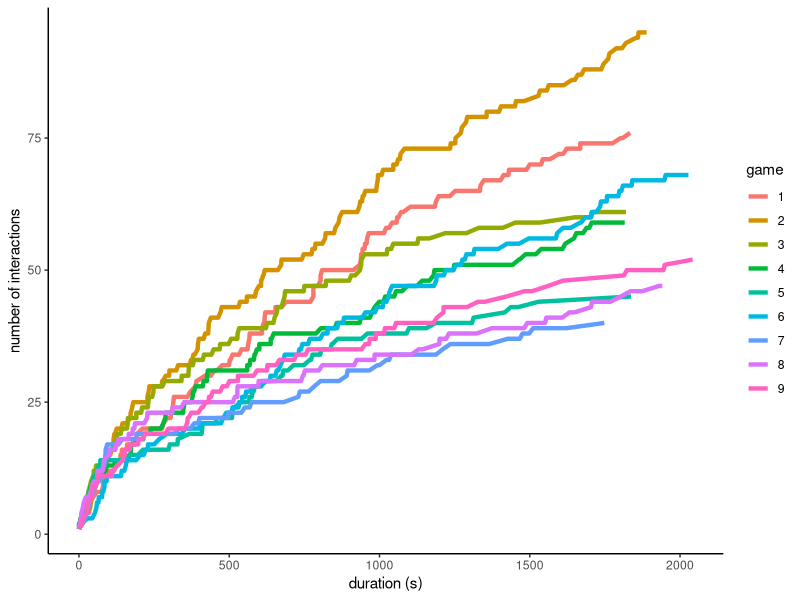
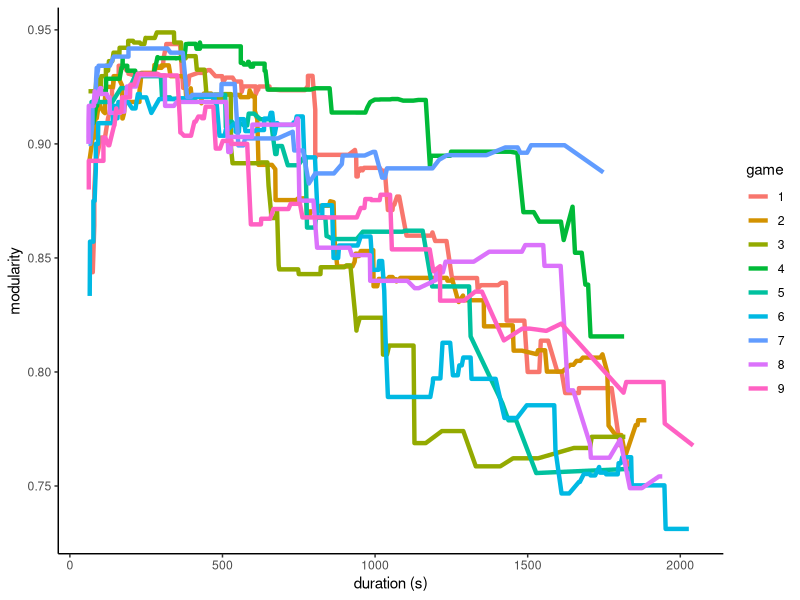
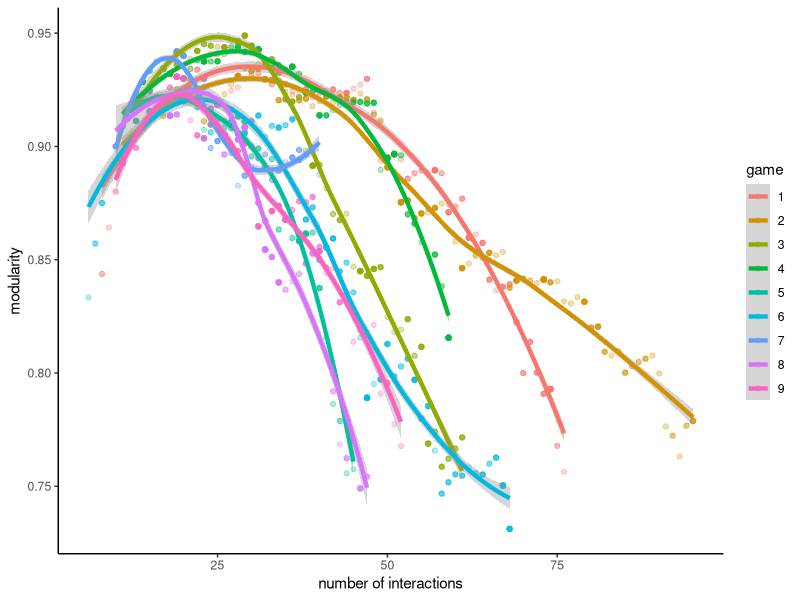
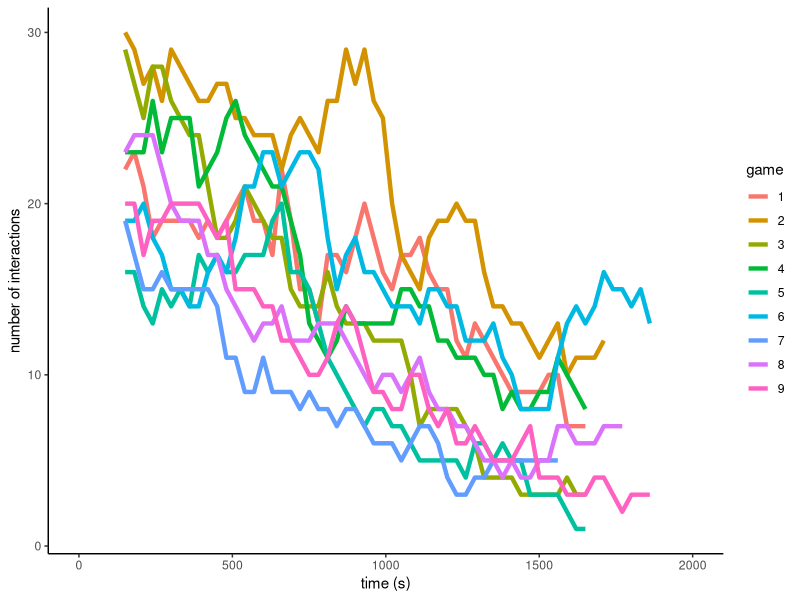
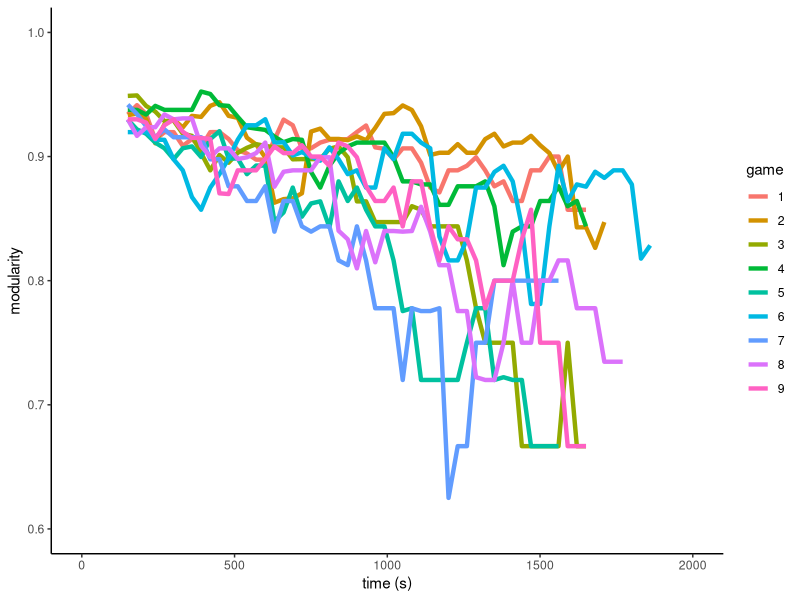
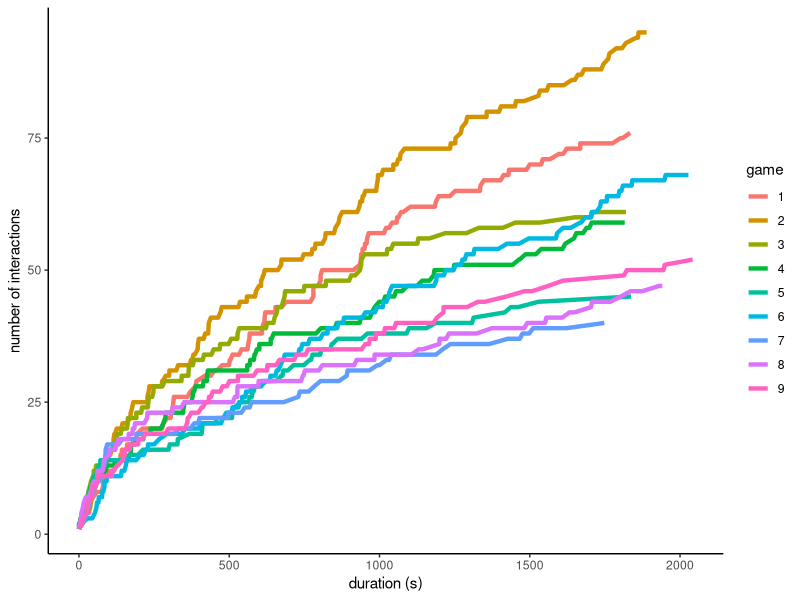
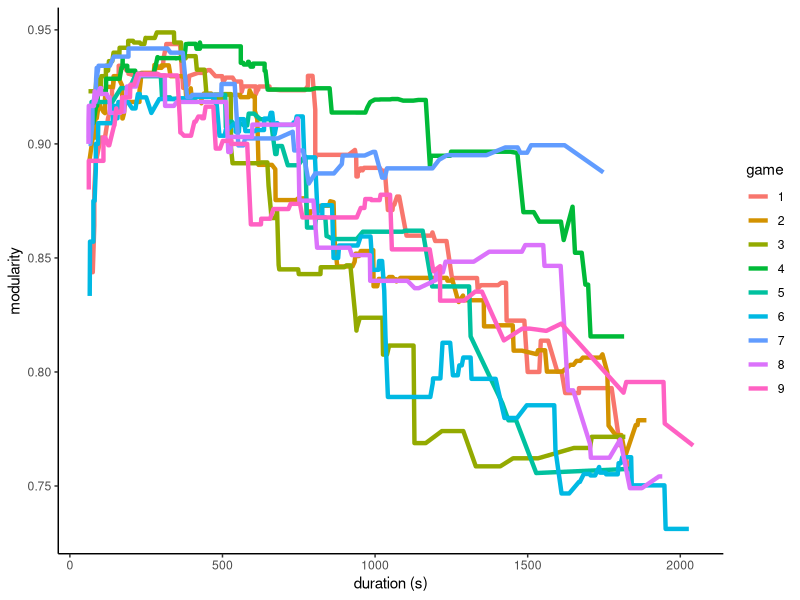
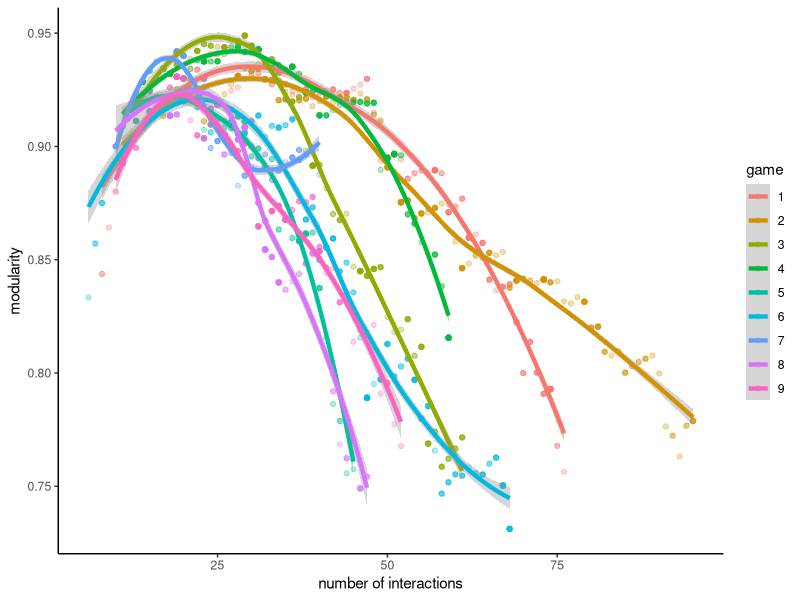

Source code (R) for these figures, in order:
library(dplyr)
library(ggplot2)
library(readr)
library(stringr)
library(tidyr)
library(igraph)
library(tidygraph)
library(ggraph)


##### get networks #####

trophic_data <- read_delim("data/raw/Consumption_event_corrected.csv", delim = ";")
metadata <- read_delim("data/raw/Player_Data_corrected.csv", delim = ";") 

# remove row names
trophic_data <- trophic_data %>% select(-"...1")

# check data
head(trophic_data)


# gameid = 1 

# filter games and get temporal networks
make_networks <- function(gameid, type = "binary") {
  
  # select game and compute duration
  game <- trophic_data %>% 
    filter(!is.na(ressource_id), game_id == gameid)  %>% 
    mutate(duration = time - min(time)) %>%
    arrange(duration) %>% 
    mutate(ti = grepl("[0-9]", ressource_id), # Using regex, sort the type of interactions
           type_interaction = case_when(ti == "TRUE" ~ "foraging", # If resource_id = digit --> foraging activity
                                        ti == "FALSE" ~ "predation")) %>% 
    select(-ti) %>% 
    mutate(score = case_when(ressource_type == "Type A" ~ 5,
                             ressource_type == "Type B" ~ 1))
  
  game_foraging <- game %>% 
    filter(type_interaction == "foraging")
  
  game_predation <- game %>% 
    filter(type_interaction == "predation")
  
  
  # get consumer names
  players_game <- game %>% 
    group_by(player_id) %>% 
    summarize() %>% 
    rename(id = player_id)
  
  # get resource name
  patches_game <- game %>% 
    group_by(ressource_id) %>% 
    summarize() %>% 
    rename(id = ressource_id) %>% 
    mutate(id = tolower(id))
  
  # get individuals name
  id <- unique(rbind(players_game, patches_game)) %>% 
    arrange(id) %>%
    pull()
  
  # get number of individuals
  n <- length(id)

  # make initial network
  Ns <- array(0, dim = c(n, n, nrow(game)))
  
  # each matrix corresponds to a different time point
  n1 <- matrix(0, nrow = n, ncol = n)

  # add interactions one at a time 
  if (type == "binary") {
    for (a in 1:nrow(game)) {
      
      i <- which(id == as.character(game[a, "player_id"]))
      j <- which(id == tolower(as.character(game[a, "ressource_id"])))
      
      n1[i,j] <- 1
      
      Ns[,,a] <- n1
    }
  }

  # count frequency of interactions
  if (type == "quantitative") {
    for (a in 1:nrow(game)) {
      
      i <- which(id == as.character(game[a, "player_id"]))
      j <- which(id == tolower(as.character(game[a, "ressource_id"])))
      
      n1[i,j] <- n1[i,j] + 1
      
      Ns[,,a] <- n1
    }
}
  # find individual roles
  metadata_game <- metadata %>% filter(game_id == gameid)
  roles <- id
  
  for (i in 1:length(id)) {
    if (id[i] %in% metadata_game$player_id) {
      roles[i] <- metadata_game$role[metadata_game$player_id == id[i]]
    } else {
      roles[i] <- "ressource"
    }
  }
  return(list(Ns = Ns, duration = game$duration, id = id, roles = roles))
}


##### compute measures #####

# compute number of interactions (herbivory and predatory)
count_links <- function(game) {
  
  links <- rep(0, length(game$duration))
  
  for (a in 1:length(game$duration)) {
    links[a] <- sum(game$Ns[,,a])
  }
  return(links)
}


# compute modularity 
measure_modularity <- function(game) {
  
  mod <- rep(0, length(game$duration))
  
  for (a in 1:length(game$duration)) {
    # make graph (and remove nodes without interactions)
    N <- graph_from_adjacency_matrix(game$Ns[,,a])
    N <- delete.vertices(simplify(N), degree(N)==0)
    # get clusters that maximize modularity and compute modularity
    communities <- cluster_walktrap(N)
    mod[a] <- modularity(N, membership = communities$membership)
  }
  return(mod)
}

df <- data.frame()

for (i in 1:max(trophic_data$game_id)) {
  
  # generate networks for game i and get durations at which observations were observed
  game <- make_networks(i)
  duration <- game$duration
  
  # make graphs
  
  # compute number of links through time
  links <- count_links(game)
  
  # compute modularity through time
  mod <- measure_modularity(game)
  
  # add rows to dataframe
  df <- rbind(df, data.frame(duration = duration, 
                             links = links, 
                             mod = mod,
                             game = rep(i, length(duration))))
}

df <- df %>% 
  mutate(duration = as.numeric(duration), game = as.factor(game))

##### visualize data ##### 

# number of interactions through time
(g1 <- ggplot(df, aes(x = duration, y = links, col = game)) +
  geom_line(size = 1.5) +
  xlab("duration (s)") +
  ylab("number of interactions") +
  theme_classic())

ggsave("figures/links_time.png")

# modularity through time (start after 1 min)
(g2 <- ggplot(df %>% filter(duration > 60), aes(x = duration, y = mod, col = game)) +
  geom_line(size = 1.5) +
  xlab("duration (s)") +
  ylab("modularity") +
  theme_classic())

ggsave("figures/mod_time.png")

# modularity vs number of interactions (start after 1 min)
(g3 <- ggplot(df %>% filter(duration > 60), aes(x = links, y = mod, col = game)) +
  geom_point(alpha = 0.3) +
  geom_smooth(size = 1.5) +
  xlab("number of interactions") +
  ylab("modularity") +
  theme_classic())

ggsave("figures/mod_links.png")



# visualize networks

visualize_network <- function(gameid) {
  
  # select game
  game <- make_networks(gameid)
  
  # convert to graph and simplify
  N <- graph_from_adjacency_matrix(game$Ns[,,dim(game$Ns)[3]])
  N <- delete.vertices(simplify(N), degree(N)==0)
  
  N_tbl <- as_tbl_graph(N)
  
  # visualize network
  ggraph(N_tbl, layout = 'kk', maxiter = 100) + 
    geom_node_point(aes(size = degree(N), col = game$roles)) + 
    scale_size(name = "number of interactions", range = c(2,10)) +
    geom_edge_link(alpha = 0.25, arrow = arrow(length=unit(0.08, "inches"))) +
    theme_graph() +
    scale_color_discrete(name = "roles") 
  
}

for (i in 1:max(trophic_data$game_id)) {
  (gn1 <- visualize_network(1))
  ggsave(filename = paste("figures/networks/network_game",i, ".png", sep = ""), scale = 1.1)
}


##### Instant networks #####

make_networks_t <- function(gameid, wind = 300, int = 30) {
  
  # make quantitative networks (cumulative)
  game_quant <- make_networks(gameid, "quantitative")
  
  # get networks and duration
  Ns <- game_quant$Ns
  d <- as.numeric(game_quant$duration)

  # count number of networks to compute
  n_networks <- round((max(d) - wind) / int)
  
  # initialize instant networks and duration
  Ns_t <- array(0, dim = c(dim(Ns)[1], dim(Ns)[2], n_networks))
  d_t <- rep(0, n_networks) # duration
  ti <- rep(0, n_networks) # initial time
  tf <- rep(0, n_networks) # final time
  
  # get instant networks
  for (i in 1:n_networks) {
    
    tf[i] <- wind + (i-1)*int
    ti[i] <- (i-1)*int + 1
    
    Ns_t[,,i] <- Ns[,,sum(d < tf[i])] - Ns[,,sum(d < ti[i])]
    Ns_t[,,i] <- as.numeric(Ns_t[,,i] > 0)
    d_t[i] <- tf[i] - (tf[i] - ti[i]) / 2
  }
  return(list(Ns = Ns_t, duration = d_t, ti = ti, tf = tf))
}

# compute instant measures for all game
df_t <- data.frame()

for (i in 1:max(trophic_data$game_id)) {
  
  # generate networks for game i and get durations at which observations were observed
  game <- make_networks_t(i)
  duration <- game$duration
  ti <- game$ti
  tf <- game$tf
  
  # make graphs
  
  # compute number of links through time
  links <- count_links(game)
  
  # compute modularity through time
  mod <- measure_modularity(game)
  
  # add rows to dataframe
  df_t <- rbind(df_t, data.frame(duration = duration, 
                             ti = ti, 
                             tf = tf,
                             links = links, 
                             mod = mod,
                             game = rep(i, length(duration))))
}

df_t <- df_t %>% 
  mutate(duration = as.numeric(duration), game = as.factor(game))


(g4 <- ggplot(df_t, aes(x = duration, y = links, col = game)) +
  geom_line(size = 1.5) +
  xlim(0, 2000) +
  xlab("time (s)") +
  ylab("number of interactions") +
  theme_classic())
ggsave("figures/links_time_instant.png", scale = 1.1)


(g5 <- ggplot(df_t, aes(x = duration, y = mod, col = game)) +
  geom_line(size = 1.5) +
  xlim(0, 2000) +
  ylim(0.6, 1) +
  xlab("time (s)") +
  ylab("modularity") +
  theme_classic())
ggsave("figures/mod_time_instant.png", scale = 1.1)
